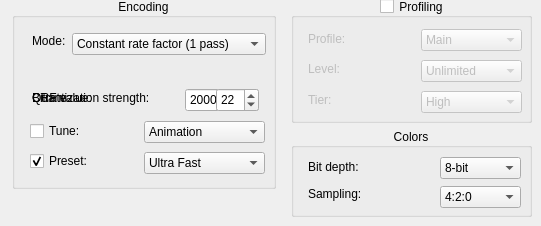
        <widget class="QWidget" name="Main265Tab">
         <attribute name="title">
          <string>Main</string>
         </attribute>
         <widget class="QGroupBox" name="Colors265GB">
          <property name="geometry">
           <rect>
            <x>291</x>
            <y>128</y>
            <width>241</width>
            <height>89</height>
           </rect>
          </property>
          <property name="title">
           <string>Colors</string>
          </property>
          <property name="alignment">
           <set>Qt::AlignCenter</set>
          </property>
          <property name="checkable">
           <bool>false</bool>
          </property>
          <property name="checked">
           <bool>false</bool>
          </property>
          <widget class="QLabel" name="BitDepth265Label">
           <property name="geometry">
            <rect>
             <x>17</x>
             <y>29</y>
             <width>61</width>
             <height>20</height>
            </rect>
           </property>
           <property name="text">
            <string>Bit depth:</string>
           </property>
          </widget>
          <widget class="QComboBox" name="BitDepth265DD">
           <property name="geometry">
            <rect>
             <x>149</x>
             <y>29</y>
             <width>81</width>
             <height>22</height>
            </rect>
           </property>
           <property name="focusPolicy">
            <enum>Qt::NoFocus</enum>
           </property>
           <property name="toolTip">
            <string>Sets the output color depth for encoding.</string>
           </property>
           <item>
            <property name="text">
             <string>8-bit</string>
            </property>
           </item>
           <item>
            <property name="text">
             <string>10-bit</string>
            </property>
           </item>
           <item>
            <property name="text">
             <string>12-bit</string>
            </property>
           </item>
          </widget>
          <widget class="QLabel" name="Sample265Label">
           <property name="geometry">
            <rect>
             <x>17</x>
             <y>56</y>
             <width>74</width>
             <height>20</height>
            </rect>
           </property>
           <property name="text">
            <string>Sampling:</string>
           </property>
          </widget>
          <widget class="QComboBox" name="ColorSpace265DD">
           <property name="geometry">
            <rect>
             <x>149</x>
             <y>58</y>
             <width>81</width>
             <height>22</height>
            </rect>
           </property>
           <property name="focusPolicy">
            <enum>Qt::NoFocus</enum>
           </property>
           <property name="toolTip">
            <string>Sets the output color sampling for encoding.</string>
           </property>
           <item>
            <property name="text">
             <string>4:2:0</string>
            </property>
           </item>
           <item>
            <property name="text">
             <string>4:2:2</string>
            </property>
           </item>
           <item>
            <property name="text">
             <string>4:4:4</string>
            </property>
           </item>
          </widget>
         </widget>
         <widget class="QGroupBox" name="Profile265GB">
          <property name="geometry">
           <rect>
            <x>291</x>
            <y>-2</y>
            <width>241</width>
            <height>125</height>
           </rect>
          </property>
          <property name="toolTip">
           <string>Enables profiling for HEVC.</string>
          </property>
          <property name="title">
           <string>Profiling</string>
          </property>
          <property name="alignment">
           <set>Qt::AlignCenter</set>
          </property>
          <property name="checkable">
           <bool>true</bool>
          </property>
          <property name="checked">
           <bool>false</bool>
          </property>
          <widget class="QLabel" name="Profile265Label">
           <property name="geometry">
            <rect>
             <x>17</x>
             <y>31</y>
             <width>45</width>
             <height>20</height>
            </rect>
           </property>
           <property name="text">
            <string>Profile:</string>
           </property>
          </widget>
          <widget class="QComboBox" name="Profile265DD">
           <property name="geometry">
            <rect>
             <x>130</x>
             <y>31</y>
             <width>101</width>
             <height>22</height>
            </rect>
           </property>
           <property name="focusPolicy">
            <enum>Qt::NoFocus</enum>
           </property>
           <property name="toolTip">
            <string>The profile to use.</string>
           </property>
           <item>
            <property name="text">
             <string>Main</string>
            </property>
           </item>
           <item>
            <property name="text">
             <string>Main 10</string>
            </property>
           </item>
           <item>
            <property name="text">
             <string>Main 12</string>
            </property>
           </item>
           <item>
            <property name="text">
             <string>Main 4:4:4</string>
            </property>
           </item>
          </widget>
          <widget class="QLabel" name="Level265Label">
           <property name="geometry">
            <rect>
             <x>17</x>
             <y>61</y>
             <width>50</width>
             <height>20</height>
            </rect>
           </property>
           <property name="text">
            <string>Level:</string>
           </property>
          </widget>
          <widget class="QComboBox" name="Level265DD">
           <property name="geometry">
            <rect>
             <x>130</x>
             <y>62</y>
             <width>101</width>
             <height>22</height>
            </rect>
           </property>
           <property name="focusPolicy">
            <enum>Qt::NoFocus</enum>
           </property>
           <property name="toolTip">
            <string>The level for the profile to use.</string>
           </property>
           <item>
            <property name="text">
             <string>Unlimited</string>
            </property>
           </item>
           <item>
            <property name="text">
             <string>8.5</string>
            </property>
           </item>
           <item>
            <property name="text">
             <string>6.2</string>
            </property>
           </item>
           <item>
            <property name="text">
             <string>6.1</string>
            </property>
           </item>
           <item>
            <property name="text">
             <string>6.0</string>
            </property>
           </item>
           <item>
            <property name="text">
             <string>5.2</string>
            </property>
           </item>
           <item>
            <property name="text">
             <string>5.1</string>
            </property>
           </item>
           <item>
            <property name="text">
             <string>5.0</string>
            </property>
           </item>
           <item>
            <property name="text">
             <string>4.1</string>
            </property>
           </item>
           <item>
            <property name="text">
             <string>4.0</string>
            </property>
           </item>
           <item>
            <property name="text">
             <string>3.1</string>
            </property>
           </item>
           <item>
            <property name="text">
             <string>3.0</string>
            </property>
           </item>
           <item>
            <property name="text">
             <string>2.1</string>
            </property>
           </item>
           <item>
            <property name="text">
             <string>2.0</string>
            </property>
           </item>
           <item>
            <property name="text">
             <string>1.0</string>
            </property>
           </item>
          </widget>
          <widget class="QLabel" name="Tier265Label">
           <property name="geometry">
            <rect>
             <x>17</x>
             <y>92</y>
             <width>38</width>
             <height>20</height>
            </rect>
           </property>
           <property name="text">
            <string>Tier:</string>
           </property>
          </widget>
          <widget class="QComboBox" name="Tier265DD">
           <property name="geometry">
            <rect>
             <x>130</x>
             <y>93</y>
             <width>101</width>
             <height>22</height>
            </rect>
           </property>
           <property name="focusPolicy">
            <enum>Qt::NoFocus</enum>
           </property>
           <property name="toolTip">
            <string>Sets the tier for HEVC encoding.</string>
           </property>
           <item>
            <property name="text">
             <string>High</string>
            </property>
           </item>
           <item>
            <property name="text">
             <string>Main</string>
            </property>
           </item>
          </widget>
         </widget>
         <widget class="QGroupBox" name="EncodingSetting265GB">
          <property name="geometry">
           <rect>
            <x>12</x>
            <y>-2</y>
            <width>264</width>
            <height>191</height>
           </rect>
          </property>
          <property name="title">
           <string>Encoding</string>
          </property>
          <property name="alignment">
           <set>Qt::AlignCenter</set>
          </property>
          <widget class="QLabel" name="EncodeMode265Label">
           <property name="geometry">
            <rect>
             <x>20</x>
             <y>35</y>
             <width>39</width>
             <height>16</height>
            </rect>
           </property>
           <property name="text">
            <string>Mode:</string>
           </property>
          </widget>
          <widget class="QComboBox" name="EncodeMode265DD">
           <property name="geometry">
            <rect>
             <x>60</x>
             <y>35</y>
             <width>194</width>
             <height>22</height>
            </rect>
           </property>
           <property name="focusPolicy">
            <enum>Qt::NoFocus</enum>
           </property>
           <property name="toolTip">
            <string>The encoding mode to use.</string>
           </property>
           <item>
            <property name="text">
             <string>Constant rate factor (1 pass)</string>
            </property>
           </item>
           <item>
            <property name="text">
             <string>Average bitrate (1 pass)</string>
            </property>
           </item>
           <item>
            <property name="text">
             <string>Target bitrate (2 pass)</string>
            </property>
           </item>
           <item>
            <property name="text">
             <string>Constant quantizer (1 pass)</string>
            </property>
           </item>
          </widget>
          <widget class="QDoubleSpinBox" name="Bitrate265NUD">
           <property name="geometry">
            <rect>
             <x>173</x>
             <y>90</y>
             <width>74</width>
             <height>24</height>
            </rect>
           </property>
           <property name="focusPolicy">
            <enum>Qt::WheelFocus</enum>
           </property>
           <property name="toolTip">
            <string>The bitrate to encode in.</string>
           </property>
           <property name="decimals">
            <number>0</number>
           </property>
           <property name="maximum">
            <double>80000.000000000000000</double>
           </property>
           <property name="value">
            <double>2000.000000000000000</double>
           </property>
          </widget>
          <widget class="QCheckBox" name="Tune265CB">
           <property name="geometry">
            <rect>
             <x>18</x>
             <y>123</y>
             <width>59</width>
             <height>20</height>
            </rect>
           </property>
           <property name="focusPolicy">
            <enum>Qt::NoFocus</enum>
           </property>
           <property name="toolTip">
            <string>Enables tuning.</string>
           </property>
           <property name="text">
            <string>Tune:</string>
           </property>
          </widget>
          <widget class="QComboBox" name="Tune265DD">
           <property name="geometry">
            <rect>
             <x>132</x>
             <y>123</y>
             <width>121</width>
             <height>22</height>
            </rect>
           </property>
           <property name="focusPolicy">
            <enum>Qt::NoFocus</enum>
           </property>
           <property name="toolTip">
            <string>Selects the tuning to use for encoding.</string>
           </property>
           <item>
            <property name="text">
             <string>Animation</string>
            </property>
           </item>
           <item>
            <property name="text">
             <string>Grain</string>
            </property>
           </item>
           <item>
            <property name="text">
             <string>Fast Decode</string>
            </property>
           </item>
           <item>
            <property name="text">
             <string>Zero Latency</string>
            </property>
           </item>
           <item>
            <property name="text">
             <string>PSNR</string>
            </property>
           </item>
           <item>
            <property name="text">
             <string>SSIM</string>
            </property>
           </item>
          </widget>
          <widget class="QCheckBox" name="Preset265CB">
           <property name="geometry">
            <rect>
             <x>18</x>
             <y>153</y>
             <width>71</width>
             <height>20</height>
            </rect>
           </property>
           <property name="focusPolicy">
            <enum>Qt::NoFocus</enum>
           </property>
           <property name="toolTip">
            <string>Enables CPU presets.</string>
           </property>
           <property name="text">
            <string>Preset:</string>
           </property>
           <property name="checked">
            <bool>true</bool>
           </property>
          </widget>
          <widget class="QComboBox" name="Preset265DD">
           <property name="geometry">
            <rect>
             <x>132</x>
             <y>154</y>
             <width>121</width>
             <height>22</height>
            </rect>
           </property>
           <property name="focusPolicy">
            <enum>Qt::NoFocus</enum>
           </property>
           <property name="toolTip">
            <string>Selects the CPU preset to use for encoding.</string>
           </property>
           <item>
            <property name="text">
             <string>Ultra Fast</string>
            </property>
           </item>
           <item>
            <property name="text">
             <string>Super Fast</string>
            </property>
           </item>
           <item>
            <property name="text">
             <string>Very Fast</string>
            </property>
           </item>
           <item>
            <property name="text">
             <string>Faster</string>
            </property>
           </item>
           <item>
            <property name="text">
             <string>Fast</string>
            </property>
           </item>
           <item>
            <property name="text">
             <string>Medium</string>
            </property>
           </item>
           <item>
            <property name="text">
             <string>Slow</string>
            </property>
           </item>
           <item>
            <property name="text">
             <string>Slower</string>
            </property>
           </item>
           <item>
            <property name="text">
             <string>Very slow</string>
            </property>
           </item>
           <item>
            <property name="text">
             <string>Placebo</string>
            </property>
           </item>
          </widget>
          <widget class="QLabel" name="Quantizer265Label">
           <property name="geometry">
            <rect>
             <x>20</x>
             <y>92</y>
             <width>141</width>
             <height>16</height>
            </rect>
           </property>
           <property name="text">
            <string>Quantization strength:</string>
           </property>
          </widget>
          <widget class="QSpinBox" name="Quantizer265NUD">
           <property name="geometry">
            <rect>
             <x>204</x>
             <y>90</y>
             <width>43</width>
             <height>24</height>
            </rect>
           </property>
           <property name="focusPolicy">
            <enum>Qt::WheelFocus</enum>
           </property>
           <property name="toolTip">
            <string>Sets the quantization strength for encoding.</string>
           </property>
           <property name="maximum">
            <number>51</number>
           </property>
           <property name="value">
            <number>22</number>
           </property>
          </widget>
          <widget class="QSpinBox" name="CRFValue265NUD">
           <property name="geometry">
            <rect>
             <x>204</x>
             <y>90</y>
             <width>43</width>
             <height>24</height>
            </rect>
           </property>
           <property name="focusPolicy">
            <enum>Qt::WheelFocus</enum>
           </property>
           <property name="toolTip">
            <string>The CRF strength for encoding.</string>
           </property>
           <property name="maximum">
            <number>51</number>
           </property>
           <property name="value">
            <number>22</number>
           </property>
          </widget>
          <widget class="QLabel" name="CRFValue265Label">
           <property name="geometry">
            <rect>
             <x>20</x>
             <y>92</y>
             <width>79</width>
             <height>16</height>
            </rect>
           </property>
           <property name="text">
            <string>CRF value:</string>
           </property>
          </widget>
          <widget class="QLabel" name="Bitrate265Label">
           <property name="geometry">
            <rect>
             <x>20</x>
             <y>92</y>
             <width>79</width>
             <height>16</height>
            </rect>
           </property>
           <property name="text">
            <string>Bitrate:</string>
           </property>
          </widget>
         </widget>
        </widget>
